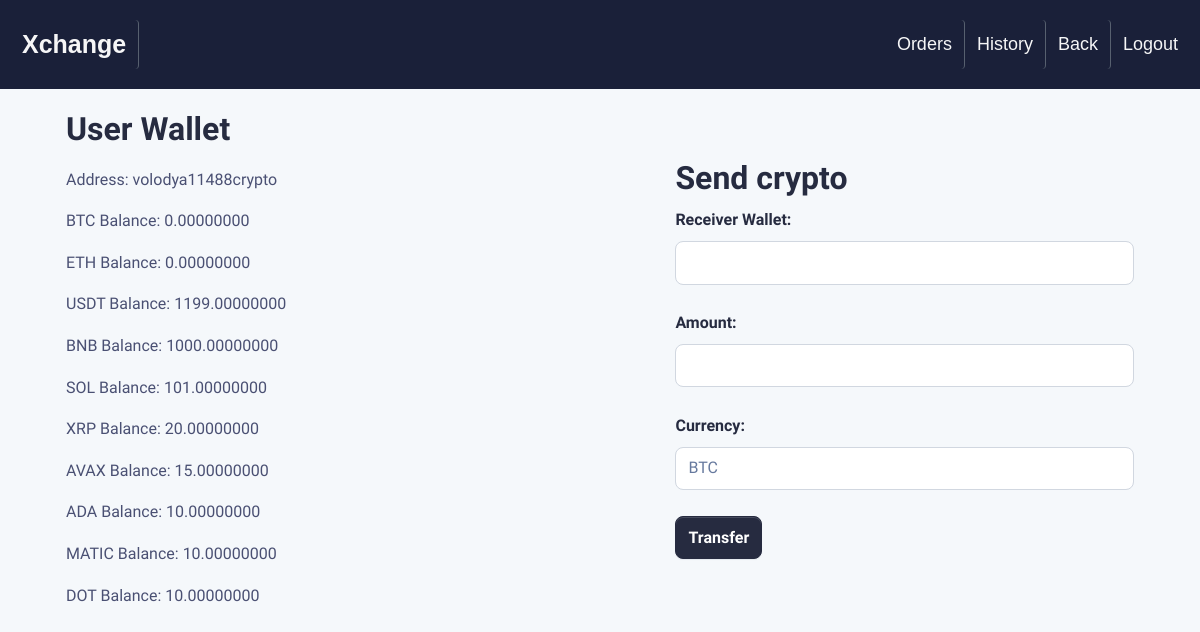
Page /wallet/ (signed in) on the earlier database version.
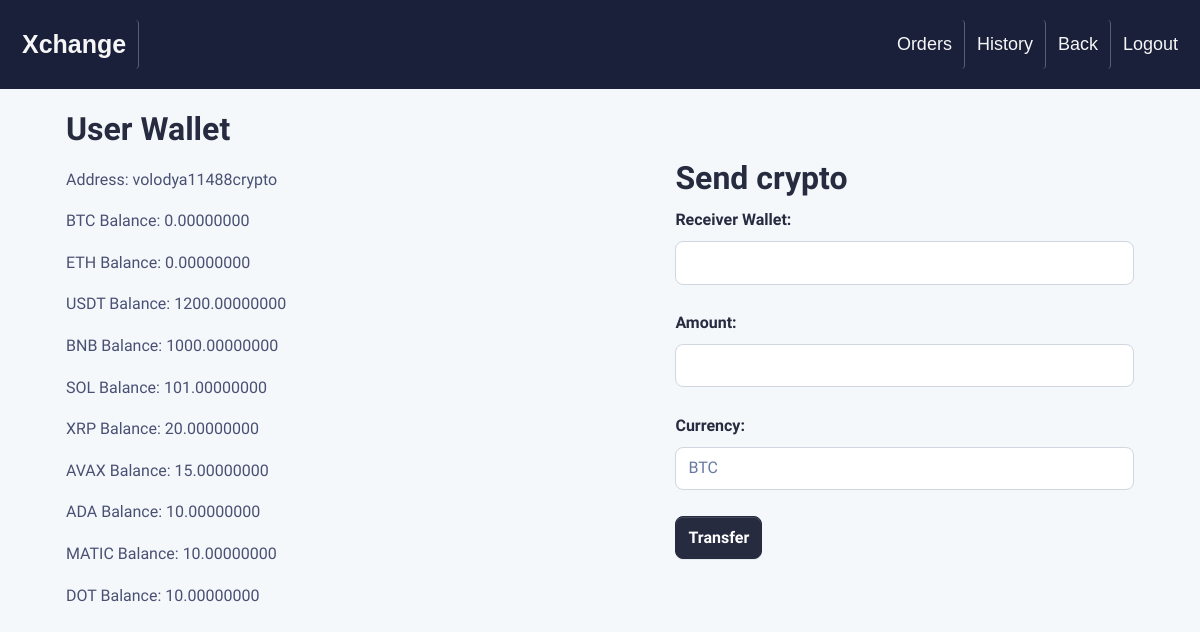
Same page on the later database version.
### wallet/models.py (models this page shows)
class Wallet(models.Model):
    address = models.CharField(max_length=255)
    btc = models.DecimalField(max_digits=18, decimal_places=8, default=0)
    eth = models.DecimalField(max_digits=18, decimal_places=8, default=0)
    usdt = models.DecimalField(max_digits=18, decimal_places=8, default=0)
    bnb = models.DecimalField(max_digits=18, decimal_places=8, default=0)
    sol = models.DecimalField(max_digits=18, decimal_places=8, default=0)
    xrp = models.DecimalField(max_digits=18, decimal_places=8, default=0)
    avax = models.DecimalField(max_digits=18, decimal_places=8, default=0)
    ada = models.DecimalField(max_digits=18, decimal_places=8, default=0)
    matic = models.DecimalField(max_digits=18, decimal_places=8, default=0)
    dot = models.DecimalField(max_digits=18, decimal_places=8, default=0)

### wallet/views.py (the view, shortened to what this page needs)
# urls.py: path('', include('wallet.urls')),
@login_required
def wallet(request):
    user = request.user
    sender_wallet_id = user.username
    wallets = Wallet.objects.get(address=sender_wallet_id)
    return render(request, 'wallet.html', {'wallets': wallets})

### templates/wallet.html (shortened to what this page needs)
<!DOCTYPE html>
<html lang="en">
{% load static %}
{% load socialaccount %}
<head>
</head>
<link rel="stylesheet" href="{% static 'сss/main.css' %}">
<body>
    <div class="background-container">
            <header>
                <div class="header">
                    <a href="/" class="logo">Xchange</a>
                    <div class="header-right">
                        {% if user.is_authenticated %}
                            <a href="/create_order">Orders</a>
                            <a href="/wallet_history">History</a>
                            <a href="/">Back</a>
                            <a href="{% url 'logout_view' %}">Logout</a>
                        {% else %}
                            <a href="{% provider_login_url 'google'%}?next=/">Login/Register with Google</a>
                        {% endif %}
                    </div>
                </div>
            </header>
            <form method="post">
            <div class="container">
                <div class="left-block">
                    <h2>User Wallet</h2>
                    <p>
                    <p>Address: {{ wallets.address }}</p>
                    <p>BTC Balance: {{ wallets.btc }}</p>
                    <p>ETH Balance: {{ wallets.eth }}</p>
                    <p>USDT Balance: {{ wallets.usdt }}</p>
                    <p>BNB Balance: {{ wallets.bnb }}</p>
                    <p>SOL Balance: {{ wallets.sol }}</p>
                    <p>XRP Balance: {{ wallets.xrp }}</p>
                    <p>AVAX Balance: {{ wallets.avax }}</p>
                    <p>ADA Balance: {{ wallets.ada }}</p>
                    <p>MATIC Balance: {{ wallets.matic }}</p>
                    <p>DOT Balance: {{ wallets.dot }}</p>
                </div>
                <div class="right-block">
                    <h2>Send crypto<h2>
                        <p>
                            <label for="receiver_wallet_id">Receiver Wallet:</label>
                            <input class="form-control" type="text" name="receiver_wallet_id" id="receiver_wallet_id"><br>
                            <label for="amount">Amount:</label>
                            <input class="form-control" type="text" name="amount" id="amount"><br>
                            <label for="currency">Currency:</label>
                                <select name="currency" class="form-control" id="currency">
                                    <option value="BTC">BTC</option>
                                </select><br>
                                <input type="submit" class="btn btn-primary" value="Transfer">
                </div>
<body>

Differences in the rows shown:
changed Wallet "volodya11488crypto": usdt "1199.00000000" → "1200.00000000"
